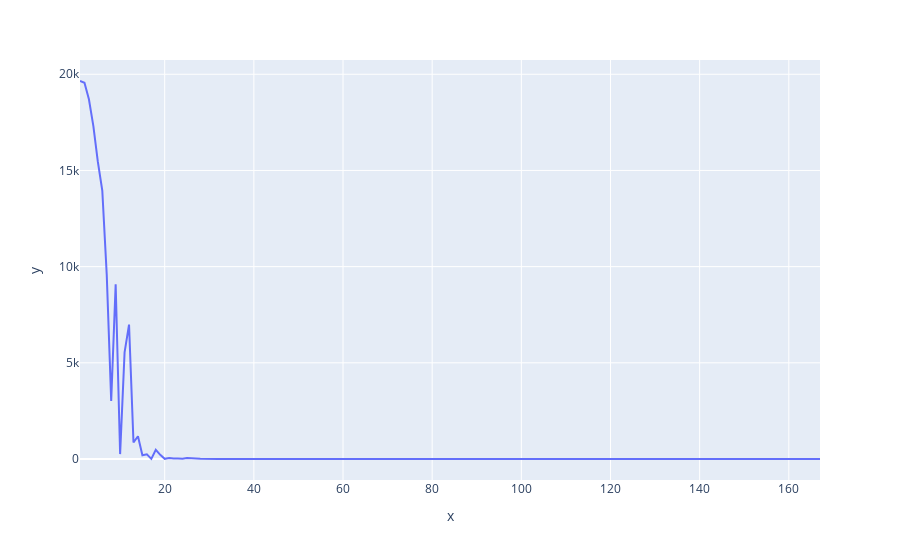

Notebook cell for this chart:
### Markdown cell above
# Ewaluacja CMA-ES

### Code cell
optimize_and_plot(sphere_function, d = 2)

### Figure 1 — Plotly figure (JSON) as saved in the notebook; plotly's stock layout.template omitted (floating-point values rounded to 4 significant figures; data arrays with more than 128 entries replaced by an {"elided": "..."} marker saying what was removed)
{"data": [{"hovertemplate": "x=%{x}<br>y=%{y}<extra></extra>", "legendgroup": "", "line": {"color": "#636efa", "dash": "solid"}, "marker": {"symbol": "circle"}, "mode": "lines", "name": "", "orientation": "v", "showlegend": false, "type": "scatter", "x": {"elided": "167 int values"}, "xaxis": "x", "y": {"elided": "167 float values"}, "yaxis": "y"}], "layout": {"legend": {"tracegroupgap": 0}, "margin": {"t": 60}, "xaxis": {"anchor": "y", "domain": [0, 1], "title": {"text": "x"}}, "yaxis": {"anchor": "x", "domain": [0, 1], "title": {"text": "y"}}}}
